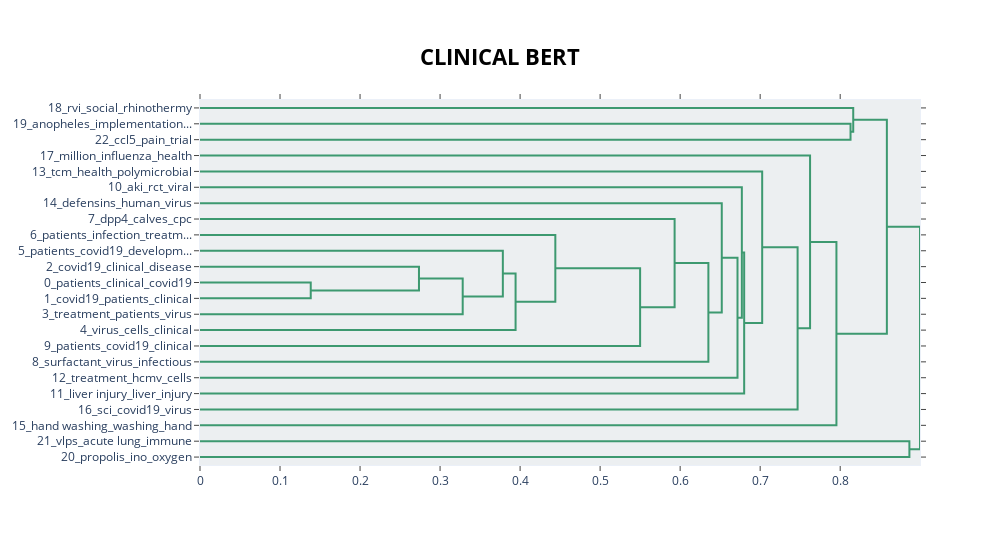

The notebook cell saved with this chart:
### Code cell
# Hierarchical Clustering
topic_model.visualize_hierarchy(title="<b>CLINICAL BERT</b>")

### Figure 1 — Plotly figure (JSON) as saved in the notebook; plotly's stock layout.template omitted (floating-point values rounded to 4 significant figures)
{"data": [{"hoverinfo": "text", "marker": {"color": "rgb(61,153,112)"}, "mode": "lines", "type": "scatter", "x": [0, 0.8129, 0.8129, 0], "xaxis": "x", "y": [-15, -15, -25, -25], "yaxis": "y"}, {"hoverinfo": "text", "marker": {"color": "rgb(61,153,112)"}, "mode": "lines", "type": "scatter", "x": [0, 0.8163, 0.8163, 0.8129], "xaxis": "x", "y": [-5, -5, -20, -20], "yaxis": "y"}, {"hoverinfo": "text", "marker": {"color": "rgb(61,153,112)"}, "mode": "lines", "type": "scatter", "x": [0, 0.1384, 0.1384, 0], "xaxis": "x", "y": [-115, -115, -125, -125], "yaxis": "y"}, {"hoverinfo": "text", "marker": {"color": "rgb(61,153,112)"}, "mode": "lines", "type": "scatter", "x": [0, 0.2736, 0.2736, 0.1384], "xaxis": "x", "y": [-105, -105, -120, -120], "yaxis": "y"}, {"hoverinfo": "text", "marker": {"color": "rgb(61,153,112)"}, "mode": "lines", "type": "scatter", "x": [0.2736, 0.3283, 0.3283, 0], "xaxis": "x", "y": [-112.5, -112.5, -135, -135], "yaxis": "y"}, {"hoverinfo": "text", "marker": {"color": "rgb(61,153,112)"}, "mode": "lines", "type": "scatter", "x": [0, 0.3784, 0.3784, 0.3283], "xaxis": "x", "y": [-95, -95, -123.8, -123.8], "yaxis": "y"}, {"hoverinfo": "text", "marker": {"color": "rgb(61,153,112)"}, "mode": "lines", "type": "scatter", "x": [0.3784, 0.3943, 0.3943, 0], "xaxis": "x", "y": [-109.4, -109.4, -145, -145], "yaxis": "y"}, {"hoverinfo": "text", "marker": {"color": "rgb(61,153,112)"}, "mode": "lines", "type": "scatter", "x": [0, 0.444, 0.444, 0.3943], "xaxis": "x", "y": [-85, -85, -127.2, -127.2], "yaxis": "y"}, {"hoverinfo": "text", "marker": {"color": "rgb(61,153,112)"}, "mode": "lines", "type": "scatter", "x": [0.444, 0.55, 0.55, 0], "xaxis": "x", "y": [-106.1, -106.1, -155, -155], "yaxis": "y"}, {"hoverinfo": "text", "marker": {"color": "rgb(61,153,112)"}, "mode": "lines", "type": "scatter", "x": [0, 0.5931, 0.5931, 0.55], "xaxis": "x", "y": [-75, -75, -130.5, -130.5], "yaxis": "y"}, {"hoverinfo": "text", "marker": {"color": "rgb(61,153,112)"}, "mode": "lines", "type": "scatter", "x": [0.5931, 0.6353, 0.6353, 0], "xaxis": "x", "y": [-102.8, -102.8, -165, -165], "yaxis": "y"}, {"hoverinfo": "text", "marker": {"color": "rgb(61,153,112)"}, "mode": "lines", "type": "scatter", "x": [0, 0.652, 0.652, 0.6353], "xaxis": "x", "y": [-65, -65, -133.9, -133.9], "yaxis": "y"}, {"hoverinfo": "text", "marker": {"color": "rgb(61,153,112)"}, "mode": "lines", "type": "scatter", "x": [0.652, 0.6717, 0.6717, 0], "xaxis": "x", "y": [-99.44, -99.44, -175, -175], "yaxis": "y"}, {"hoverinfo": "text", "marker": {"color": "rgb(61,153,112)"}, "mode": "lines", "type": "scatter", "x": [0, 0.6771, 0.6771, 0.6717], "xaxis": "x", "y": [-55, -55, -137.2, -137.2], "yaxis": "y"}, {"hoverinfo": "text", "marker": {"color": "rgb(61,153,112)"}, "mode": "lines", "type": "scatter", "x": [0.6771, 0.68, 0.68, 0], "xaxis": "x", "y": [-96.11, -96.11, -185, -185], "yaxis": "y"}, {"hoverinfo": "text", "marker": {"color": "rgb(61,153,112)"}, "mode": "lines", "type": "scatter", "x": [0, 0.7025, 0.7025, 0.68], "xaxis": "x", "y": [-45, -45, -140.6, -140.6], "yaxis": "y"}, {"hoverinfo": "text", "marker": {"color": "rgb(61,153,112)"}, "mode": "lines", "type": "scatter", "x": [0.7025, 0.7468, 0.7468, 0], "xaxis": "x", "y": [-92.78, -92.78, -195, -195], "yaxis": "y"}, {"hoverinfo": "text", "marker": {"color": "rgb(61,153,112)"}, "mode": "lines", "type": "scatter", "x": [0, 0.7623, 0.7623, 0.7468], "xaxis": "x", "y": [-35, -35, -143.9, -143.9], "yaxis": "y"}, {"hoverinfo": "text", "marker": {"color": "rgb(61,153,112)"}, "mode": "lines", "type": "scatter", "x": [0.7623, 0.7953, 0.7953, 0], "xaxis": "x", "y": [-89.44, -89.44, -205, -205], "yaxis": "y"}, {"hoverinfo": "text", "marker": {"color": "rgb(61,153,112)"}, "mode": "lines", "type": "scatter", "x": [0.8163, 0.8583, 0.8583, 0.7953], "xaxis": "x", "y": [-12.5, -12.5, -147.2, -147.2], "yaxis": "y"}, {"hoverinfo": "text", "marker": {"color": "rgb(61,153,112)"}, "mode": "lines", "type": "scatter", "x": [0, 0.8865, 0.8865, 0], "xaxis": "x", "y": [-215, -215, -225, -225], "yaxis": "y"}, {"hoverinfo": "text", "marker": {"color": "rgb(61,153,112)"}, "mode": "lines", "type": "scatter", "x": [0.8583, 0.8997, 0.8997, 0.8865], "xaxis": "x", "y": [-79.86, -79.86, -220, -220], "yaxis": "y"}], "layout": {"autosize": false, "height": 545, "hoverlabel": {"bgcolor": "white", "font": {"family": "Rockwell", "size": 16}}, "hovermode": "closest", "plot_bgcolor": "#ECEFF1", "showlegend": false, "title": {"font": {"color": "Black", "size": 22}, "text": "<b>CLINICAL BERT</b>", "x": 0.5, "xanchor": "center", "yanchor": "top"}, "width": 1000, "xaxis": {"mirror": "allticks", "rangemode": "tozero", "showgrid": false, "showline": true, "showticklabels": true, "ticks": "outside", "type": "linear", "zeroline": false}, "yaxis": {"mirror": "allticks", "range": [-230, 0], "rangemode": "tozero", "showgrid": false, "showline": true, "showticklabels": true, "tickmode": "array", "ticks": "outside", "ticktext": ["18_rvi_social_rhinothermy", "19_anopheles_implementation...", "22_ccl5_pain_trial", "17_million_influenza_health", "13_tcm_health_polymicrobial", "10_aki_rct_viral", "14_defensins_human_virus", "7_dpp4_calves_cpc", "6_patients_infection_treatm...", "5_patients_covid19_developm...", "2_covid19_clinical_disease", "0_patients_clinical_covid19", "1_covid19_patients_clinical", "3_treatment_patients_virus", "4_virus_cells_clinical", "9_patients_covid19_clinical", "8_surfactant_virus_infectious", "12_treatment_hcmv_cells", "11_liver injury_liver_injury", "16_sci_covid19_virus", "15_hand washing_washing_hand", "21_vlps_acute lung_immune", "20_propolis_ino_oxygen"], "tickvals": [-5, -15, -25, -35, -45, -55, -65, -75, -85, -95, -105, -115, -125, -135, -145, -155, -165, -175, -185, -195, -205, -215, -225], "type": "linear", "zeroline": false}}}
